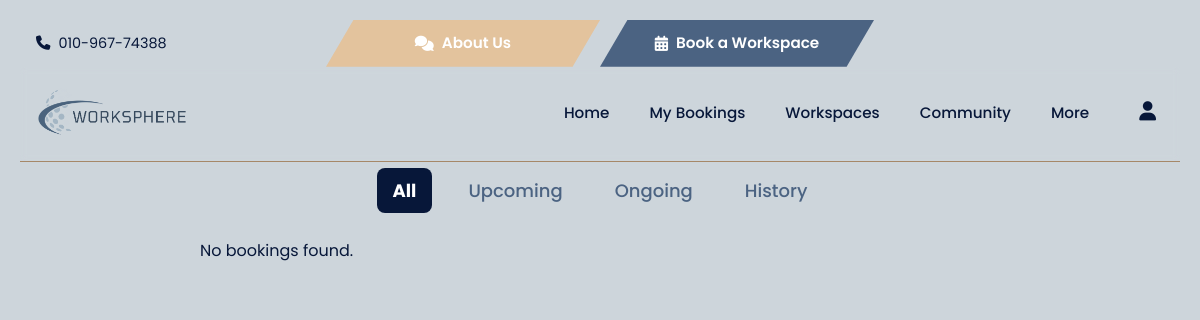
Before: /my_bookings.php (signed in) with the older database file.
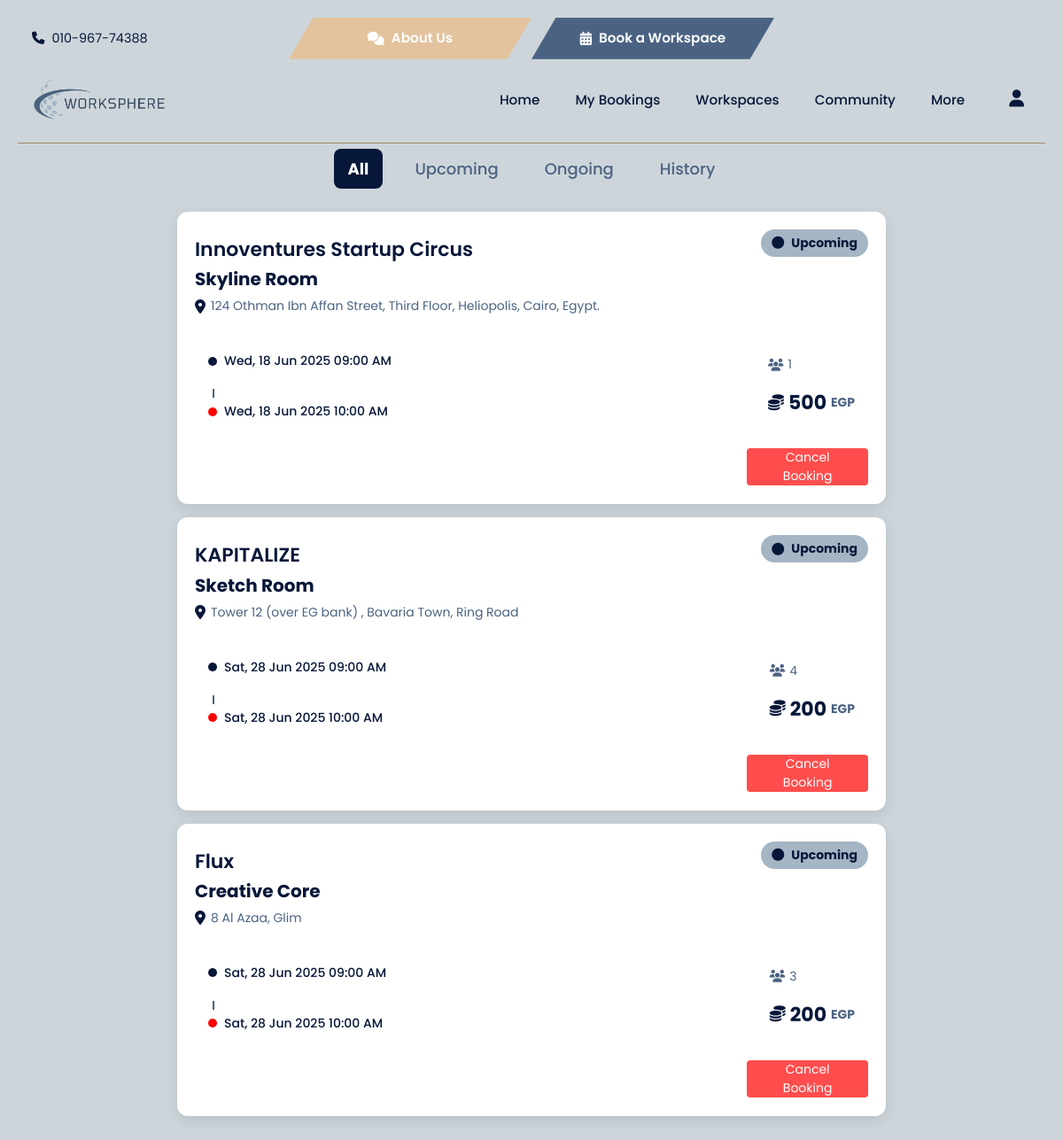
After: the same page with the newer database file.
### tables this page shows
CREATE TABLE `bookings` (
  `booking_id` int(11) NOT NULL,
  `user_id` int(11) NOT NULL,
  `room_id` int(11) NOT NULL,
  `date` date NOT NULL,
  `start_time` time NOT NULL,
  `end_time` time NOT NULL,
  `num_people` int(11) NOT NULL,
  `total_price` float DEFAULT NULL,
  `status` varchar(255) DEFAULT 'upcoming',
  `created_at` timestamp NOT NULL DEFAULT current_timestamp(),
  `review-email` tinyint(4) NOT NULL DEFAULT 0,
  `pay_method` varchar(255) DEFAULT NULL,
  `is_monthly` int(11) NOT NULL DEFAULT 0
);

CREATE TABLE `workspaces` (
  `workspace_id` int(11) NOT NULL,
  `user_id` int(11) NOT NULL,
  `name` varchar(255) NOT NULL,
  `location` varchar(255) NOT NULL,
  `description` longtext DEFAULT NULL,
  `price/hr` float DEFAULT NULL,
  `zone_id` int(11) NOT NULL,
  `created_at` timestamp NOT NULL DEFAULT current_timestamp(),
  `Availability` tinyint(4) NOT NULL DEFAULT 1,
  `latitude` float(10,6) NOT NULL,
  `longitude` float(10,6) NOT NULL
);

CREATE TABLE `rooms` (
  `room_id` int(11) NOT NULL,
  `workspace_id` int(11) NOT NULL,
  `room_name` varchar(255) DEFAULT NULL,
  `seats` int(11) DEFAULT NULL,
  `type_id` int(255) DEFAULT NULL,
  `room_status` varchar(255) DEFAULT NULL,
  `images` longtext NOT NULL,
  `p/hr` int(11) NOT NULL,
  `p/m` float NOT NULL
);

### my_bookings.php (the view, shortened to what this page needs)
<?php
include "nav.php";
$user_id = $_SESSION['user_id'];
function displayStatus($status)
{
    if ($status == 'upcoming') {
        return '<i class="fa-solid fa-circle"></i> Upcoming';
    } elseif ($status == 'ongoing') {
        return '<i class="fa-solid fa-arrows-rotate"></i> Ongoing';
    } elseif ($status == 'canceled') {
        return '<i class="fa-solid fa-circle-xmark"></i> Canceled';
    } elseif ($status == 'completed') {
        return '<i class="fa-solid fa-circle-check"></i> Completed';
    }
}
function fetchBookings($connect, $user_id, $statusFilter)
{
   $select_booking = "SELECT `bookings`.*, `rooms`.`room_name`, `rooms`.`workspace_id`,
    `workspaces`.`name` AS `workspace_name`, `workspaces`.`location`,
    `payments`.`amount`
            FROM `bookings`
            JOIN `users` ON `bookings`.`user_id` = `users`.`user_id`
            JOIN `rooms` ON `bookings`.`room_id` = `rooms`.`room_id`
            JOIN `workspaces` ON `rooms`.`workspace_id` = `workspaces`.`workspace_id`
            LEFT JOIN `payments` ON `bookings`.`booking_id` = `payments`.`booking_id`
            WHERE `bookings`.`user_id` = $user_id AND $statusFilter";
    $result_booking = mysqli_query($connect, $select_booking);
    return mysqli_fetch_all($result_booking, MYSQLI_ASSOC);
}
$filter = isset($_GET['filter']) ? $_GET['filter'] : 'all';
$statusFilter = "";
if ($filter == 'upcoming') {
    $statusFilter = "bookings.status = 'Upcoming'";
} elseif ($filter == 'ongoing') {
    $statusFilter = "bookings.status = 'Ongoing'";
} elseif ($filter == 'history') {
    $statusFilter = "bookings.status IN ('Canceled', 'Completed')";
} elseif ($filter == 'all') {
    $statusFilter = "bookings.status IN ('Upcoming', 'Ongoing', 'Canceled', 'Completed')";
}
$bookings = fetchBookings($connect, $user_id, $statusFilter);
?>
<!DOCTYPE html>
<html lang="en">
<head>
    <link rel="stylesheet" href="https://cdnjs.cloudflare.com/ajax/libs/font-awesome/6.4.2/css/all.min.css">
    <link rel="stylesheet" href="./css/my_bookings.css">
</head>
<body>
    <div class="booking-header">
        <ul>
            <li><a href="my_bookings.php?filter=all" class="<?php echo ($filter == 'all') ? 'active' : ''; ?>">All</a>
            </li>
            <li><a href="my_bookings.php?filter=upcoming"
                    class="<?php echo ($filter == 'upcoming') ? 'active' : ''; ?>">Upcoming</a></li>
            <li><a href="my_bookings.php?filter=ongoing"
                    class="<?php echo ($filter == 'ongoing') ? 'active' : ''; ?>">Ongoing</a></li>
            <li><a href="my_bookings.php?filter=history"
                    class="<?php echo ($filter == 'history') ? 'active' : ''; ?>">History</a></li>
        </ul>
    </div>
    <div class="booking-container">
        <?php
        if (!empty($bookings)) {
            foreach ($bookings as $data) {
                ?>
                <div class="booking-card">
                    <span class="status <?php echo strtolower($data['status']); ?>">
                        <?php echo displayStatus($data['status']); ?>
                    </span>
                    <div class="booking-details">
                        <div class="room-info">
                            <a href="workspace_details.php?ws_id=<?php echo $data['workspace_id']; ?>">
                                <h1 class="cssanimation typing " id="spicialstyle"><?php echo $data['workspace_name']; ?> </h1>
                            </a><br>
                            <a href="room_details.php?r_id=<?php echo $data['room_id']; ?>">
                                <h2 class="cssanimation typing " id="spicialstyle"><?php echo $data['room_name']; ?></h2>
                            </a>
                            <p class="location"><i class="fa-solid fa-location-dot"></i> <?php echo $data['location']; ?>
                            </p>
                        </div>
                    </div>
                    <div class="time-price-container">
                        <div class="time-section">
                            <p class="start-time">
                                <span class="dot blue"></span>
                                <?php echo date("D, d M Y h:i A", strtotime($data['date'] . " " . $data['start_time'])); ?>
                            </p>
                            <div class="dashed-line"></div>
                            <p class="end-time">
                                <span class="dot red"></span>
                                <?php echo date("D, d M Y h:i A", strtotime($data['date'] . " " . $data['end_time'])); ?>
                            </p>
                        </div>
                        <div class="price-section">
                            <p class="users"><i class="fa-solid fa-users"></i> <?php echo $data['num_people']; ?></p>
                            <p class="price"><i class="fa-solid fa-coins"></i>
                                <?php echo number_format($data['total_price']); ?> <span>EGP</span></p>
                        </div>
                    </div>
                    <?php if ($data['status'] == 'upcoming') { ?>
                        <button type="button"
                            onclick="validateCancellation('<?php echo $data['start_time']; ?>', '<?php echo $data['date']; ?>', '<?php echo $data['booking_id']; ?>')"
                            class="cancel-button">Cancel Booking</button>
                    <?php } ?>
                </div>
            <?php
            }
        } else {
            echo "<p>No bookings found.</p>";
        }
        ?>
    </div>
</body>
</html>

### nav.php (shortened to what this page needs)
 <!DOCTYPE html>
 <html lang="en">
 <head>
  <link rel="stylesheet" href="https://cdnjs.cloudflare.com/ajax/libs/font-awesome/6.4.2/css/all.min.css">
  <link href="https://cdn.jsdelivr.net/npm/bootstrap@5.3.0/dist/css/bootstrap.min.css" rel="stylesheet">
      <link href="./css/nav.css" rel="stylesheet">
 </head>
 <body>
 </body>
 </html>
<div class="top-header">
  <div class="contact d-flex align-items-center">
    <i class="fas fa-phone me-2"></i>010-967-74388
  </div>
  <div class="top-actions">
    <a href="about_us.php" class="angled-section get-touch">
      <i class="fas fa-comments me-2"></i> About Us
    </a>
    <?php if (!isset($_SESSION['role_id']) || $_SESSION['role_id'] != 3): ?>
      <a href="workspaces_list.php" class="angled-section book-tour">
        <i class="fas fa-calendar-alt me-2"></i> Book a Workspace
      </a>
    <?php endif; ?>
  </div>
</div>
<div class="logo-bar">
  <div class="logo">
    <a href="indexx.php">
      <img src="./img/logo.png" alt="Logo">
    </a>
  </div>
  <nav class="navbar navbar-expand-lg navbar-light">
    <div class="collapse navbar-collapse" id="mainNav">
      <ul class="navbar-nav ms-auto mb-2 mb-lg-0 bottom-nav">
        <li class="nav-item"><a class="nav-link" href="indexx.php">Home</a></li>
        <?php if (isset($_SESSION['role_id']) && $_SESSION['role_id'] == 3): ?>
          <li class="nav-item"><a class="nav-link" href="./workspace/workspaces_dashboard.php">My Dashboard</a></li>
        <?php else: ?>
          <li class="nav-item"><a class="nav-link" href="my_bookings.php">My Bookings</a></li>
        <?php endif; ?>
        <li class="nav-item"><a class="nav-link" href="workspaces_list.php">Workspaces</a></li>
        <li class="nav-item"><a class="nav-link" href="community.php">Community</a></li>
        <li class="nav-item dropdown">
          <span id="moreDropdown" class="nav-link more-link" role="button" data-bs-toggle="dropdown" aria-expanded="false" style="cursor: pointer;">
            More
          </span>
        </li>
        <?php if(isset($_SESSION['user_id'])) { ?>
        <li class="nav-item">
          <a class="nav-link" href="profile.php">
            <i class="fas fa-user profile-icon"></i>
          </a>
        </li>
        <?php } else { ?>
        <li class="nav-item">
          <a class="nav-link" href="signup&login.php">Login</a>
        </li>
        <?php } ?>
      </ul>
    </div>
  </nav>
</div>

### css/nav.css (style rules this page uses)
:root { --deep-navy: #071739; --steel-blue: #4B6382; --sky-blue: #A4B5C4; --cloud-grey: #CDD5DB; --warm-taupe: #A68868; --beige-cream: #E3C39D; --text-color: var(--deep-navy); --accent-color: var(--warm-taupe); --background-color: var(--cloud-grey); --highlight-color: var(--steel-blue); }
body { margin: 0; font-family: 'Poppins', 'Segoe UI', sans-serif; background-color: var(--background-color); }
.top-header { display: grid; grid-template-columns: 1fr 2fr 1fr; align-items: stretch; background: transparent; font-size: 0.9rem; color: var(--text-color); animation: slideDown 0.6s ease-in-out; }
.contact, .top-actions, .social-icons { display: flex; align-items: center; justify-content: center; padding: 0 1rem; }
.contact { justify-content: flex-start; }
.angled-section { display: flex; align-items: center; justify-content: center; padding: 0.75rem 1.5rem; font-size: 0.95rem; font-weight: 600; text-decoration: none; color: white; clip-path: polygon(10% 0, 100% 0, 90% 100%, 0% 100%); transition: transform 0.3s ease; width: 50%; }
.get-touch { background: var(--beige-cream); }
.book-tour { background: var(--steel-blue); }
.logo-bar { background: transparent; display: flex; justify-content: space-between; align-items: center; padding: 0.75rem 1rem; border-bottom: 1px solid var(--accent-color); animation: fadeIn 0.8s ease-in; position: sticky; top: 0; z-index: 999; backdrop-filter: blur(3px); }
.logo { display: flex; align-items: center; gap: 12px; }
.logo img { height: 70px; max-width: 180px; object-fit: contain; }
.bottom-nav { background: transparent; display: flex; gap: 24px; align-items: center; }
.bottom-nav .nav-link { color: var(--text-color) !important; font-weight: 500; position: relative; display: inline-block; transition: color 0.3s; padding: 6px 10px; font-size: 0.95rem; }
.bottom-nav .nav-link::after { content: ''; position: absolute; width: 0; height: 2px; background-color: var(--accent-color); bottom: 0; left: 0; transition: width 0.3s; }
.profile-icon { font-size: 1.2rem; margin-left: 10px; color: var(--text-color); }

### my_bookings.php (style rules this page uses)
.cancel-button { background-color: #ff4d4d; color: white; border: none; padding: 0px 16px; border-radius: 4px; cursor: pointer; font-family: 'Poppins', sans-serif; transition: background-color 0.3s; }

Changed rows visible on the page:
added bookings: status "upcoming" (drawn), workspaces.name "Innoventures Startup Circus", room.room_name "Skyline Room", workspaces.location "124 Othman Ibn Affan Street, Third Floor, Heliopolis, Cairo, Egypt.", date+start_time "Wed, 18 Jun 2025 09:00 AM", date+end_time "Wed, 18 Jun 2025 10:00 AM", num_people "1", total_price "500"
added bookings: status "upcoming" (drawn), workspaces.name "KAPITALIZE", room.room_name "Sketch Room", workspaces.location "Tower 12 (over EG bank) , Bavaria Town, Ring Road", date+start_time "Sat, 28 Jun 2025 09:00 AM", date+end_time "Sat, 28 Jun 2025 10:00 AM", num_people "4", total_price "200"
added bookings: status "upcoming" (drawn), workspaces.name "Flux", room.room_name "Creative Core", workspaces.location "8 Al Azaa, Glim", date+start_time "Sat, 28 Jun 2025 09:00 AM", date+end_time "Sat, 28 Jun 2025 10:00 AM", num_people "3", total_price "200"
Other visible differences:
text no longer shown: "No bookings found."
